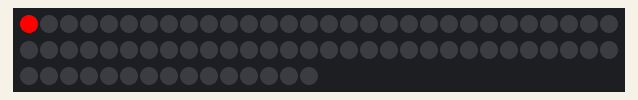
Simulated run of this sketch. Board: Arduino Uno, built with avr-gcc and run on an emulated ATmega328P. Shown: 75 RGB LEDs in strip order, left to right, continuing on the next row.

Above: at 0.01 s.
At 5.96 s:
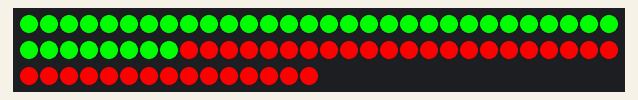
At 11.91 s:
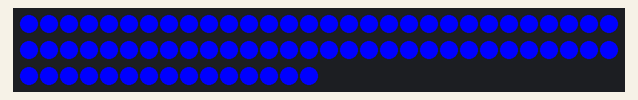
At 19.98 s:
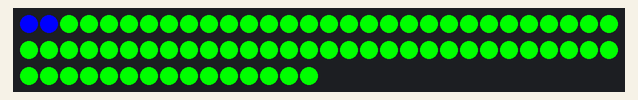
At 27.31 s:
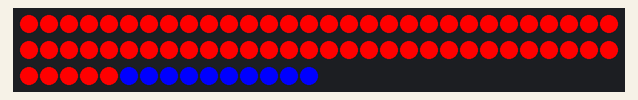
At 39.95 s:
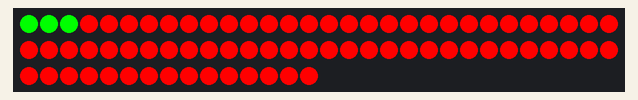

The sketch:

Leds_Pop.ino
```cpp
#include <Adafruit_NeoPixel.h>

int X=75;

Adafruit_NeoPixel strip = Adafruit_NeoPixel(X, 6, NEO_GRB + NEO_KHZ800);
uint32_t Red=strip.Color(255,   0,   0);
uint32_t Blue=strip.Color(0,   0,   255);
uint32_t Green=strip.Color(0, 255,   0);
void colorWipe(uint32_t color, int speed=30) {
  for(int i=0; i<X; i++) {
    strip.setPixelColor(i, color);
    strip.show();
    delay(speed);
  }
}
void setup() {
strip.begin();
strip.show();
}
void loop() {
  colorWipe(Red, 50);
  colorWipe(Green, 50);
  colorWipe(Blue, 50);
}
```
